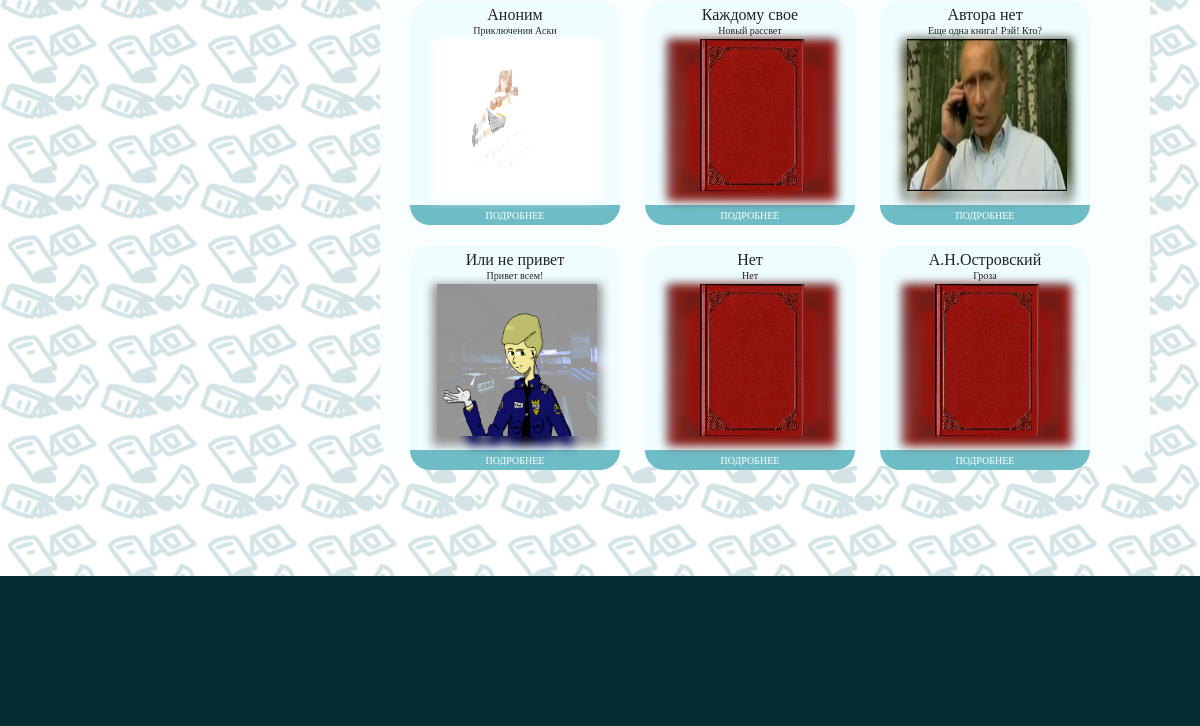
Before: /books (lower part) with the older database file.
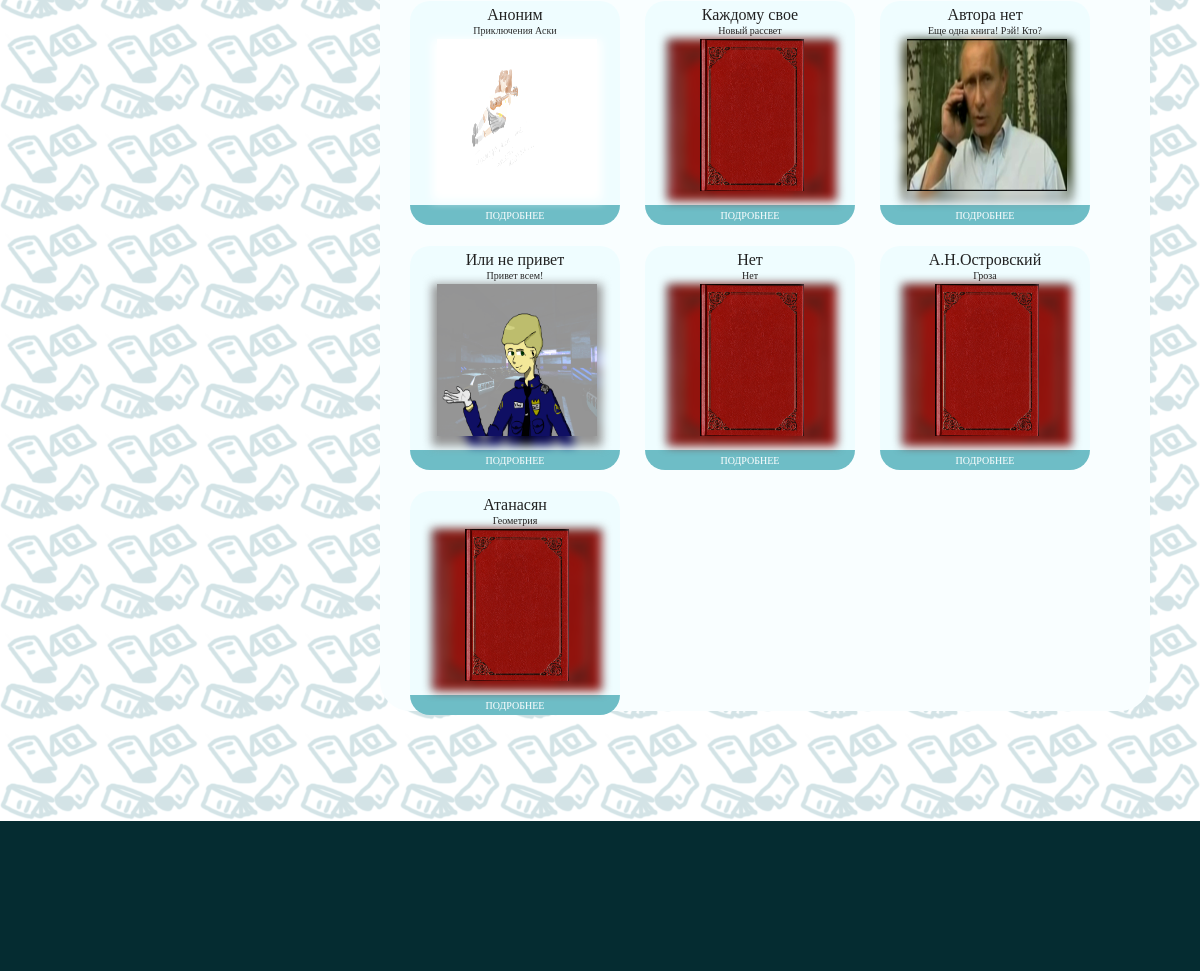
After: the same page with the newer database file.
### riddles/models.py (models this page shows)
class Book(models.Model):
	name = models.CharField(max_length=25, default="")
	author = models.CharField(max_length=15, default="")
	description = models.CharField(max_length=1000, default="")
	image_id = models.CharField(max_length=10, default="0")
	image_format = models.CharField(max_length=6, default="jpg")

### riddles/views.py (the view, shortened to what this page needs)
# urls.py: path('books', views.index, name="index"),
def index(request):
	page = request.GET.get("page", "0")
	search = request.GET.get("search", "")
	s_author = request.GET.get("search-author", "off")
	s_name = request.GET.get("search-name", "off")
	s_description = request.GET.get("search-description", "off")
	if search == "":
		all_objects = Book.objects.all()
	filters = {
		"name": toCheckbox(s_name),
		"author": toCheckbox(s_author),
		"description": toCheckbox(s_description),
		"search": search,
		"page": page
	}
	objects = all_objects[0+COUNT_OF_BOOKS_ON_PAGE*int(page):COUNT_OF_BOOKS_ON_PAGE+COUNT_OF_BOOKS_ON_PAGE*int(page)]
	books_count = len(objects)
	pages_count = len(all_objects)/COUNT_OF_BOOKS_ON_PAGE
	data = {"pages_count": pages_count, "books": objects, "books_count": books_count, "filters": filters}
	RENDER = render(request, "riddles/index.html", context=data)
	return RENDER

### riddles/views.py (called while the page is built)
def toCheckbox(checked):
	if checked == "on":
		return "checked"
	else:
		return ""

### templates/riddles/index.html (shortened to what this page needs)
<!DOCTYPE html>
{% load static %}
<html>
	<head>
		<link rel="stylesheet" type="text/css" href="{% static "riddles/style.css" %}">
	</head>
	<body>
		<div class="body">
			<div class="body-inside">
				<div class="body-left">
				</div>
				<div class="body-right">
					<div class="books">
						{% for book in books %}
							<label class="book-wrapper" for="book{{ book.id }}">
								<div class="book-wrapper-front">
									<div class="book-wrapper-up">
										<div class="book-wrapper-center">
											<div class="fast-book-info">
												<div class="book-author">{{book.author}}</div>
												<div class="book-name">{{book.name}}</div>
											</div>
											<div class="book-image-box">
												<img src="../../static/images/books/book{{book.image_id}}.{{book.image_format}}" class="book-image" alt="image">
											</div>
										</div>
									</div>
									<div class="book-wrapper-down">
										<span class="book-wrapper-down-text">Подробнее</span>
									</div>
								</div>
								<div class="book-wrapper-back">
									<div class="book-wrapper-back-up">
										<span class="book-description"> {{ book.description }} </span>
									</div>
									<div class="book-wrapper-back-down">
										<a href="book/{{ book.id }}" class="button-url"><span class="book-wrapper-back-down-text">Читать</span></a>
									</div>
								</div>
							</label>
						{% endfor %}
					</div>
				</div>
			</div>
		</div>
		<footer>
		</footer>
	</body>
</html>

### static/riddles/style.css (style rules this page uses)
html { font-size: 16px; }
body { margin: 0px; padding: 0px; font-family: Georgia; background-image: url("../images/bg.png"); }
:root { --header-color: #2d2d44; --light-blue-color: #f0faff; --button-color: #e2fcff; --button-color-hover: #f3fdff; --button-color-black: #f3fdff; --button-color-black-hover: #2d2d44; --background-color-light: #f9feff; --white-color: #ffffff; --background-color-div: #effdff; --sepiya-color: #e8c15f; }
.body { min-height: 1150px; display: flex; }
.body-inside { display: flex; margin: 0px 40px 0px 40px; width: 100%; padding: 10px; }
.body-left { min-height: inherit; min-width: 300px; max-width: 300px; }
.body-right { background-color: var(--background-color-light); border-radius: 30px; display:flex; flex-direction: column; min-height: 100vh; min-width: 210px; width: 100%; margin-left: 30px; padding-left: 30px; }
.books { display:flex; flex-wrap: wrap; flex-direction: row; min-height: 450px; min-width: 210px; width: 100%; margin-left: 50px; margin: 0px 0 0 -25px; }
.book-wrapper { width: 210px; height: 220px; margin-left: 25px; margin-top: 25px; }
.book-wrapper-front { position: absolute; width: 210px; height: 220px; background-color: var(--background-color-div); cursor: pointer; border-radius: 20px; transition: 1s; backface-visibility: hidden; }
.book-wrapper-back { position: absolute; transform:rotateY(-180deg); width: 210px; height: 220px; background-color: var(--header-color); cursor: pointer; border-radius: 20px; transition: 1s; backface-visibility: hidden; }
.book-description, .book-wrapper-back-down-text { color: white; }
.book-description { display: flex; justify-content: center; }
.button-url { text-decoration:none; }
.book-wrapper-back-up { font-size: 15px; min-height: 20px; width: inherit; display: flex; justify-content: center; align-items: center; }
.book-wrapper-back-down { height: 40px; width: inherit; display: flex; justify-content: center; align-items: center; }
.book-wrapper-back-down-text { padding: 3px; border-radius: 10px; border: 2px solid var(--light-blue-color); margin: auto; }
.book-wrapper-up { height: 200px; width: inherit; }
.book-wrapper-center { margin: 4px 20px 6px 20px; height: inherit; }
.book-wrapper-down { height: 20px; width: inherit; background-color: #6ebdc6; display: flex; font-size: 10px; color: var(--white-color); background-image: linear-gradient(to left,transparent,transparent 50%,#17adbe 50%,#17adbe); background-size: 200% 100%; transition: all .25s ease-in; background-position: 100% 0; border-radius: 0px 0px 20px 20px; }
.book-wrapper-down-text { text-transform: uppercase; margin: auto; }
.fast-book-info { height: 32px; display: flex; flex-direction: column; justify-content: flex-end; color: #222222; }
.book-name { margin: auto; font-size: 10px; }
.book-author { margin: auto; }
.book-image-box { margin: 2px; display: flex; justify-content: center; height: 162px; width: 170px; }
.book-image { filter: blur(0px); max-height: 152px; max-width: 160px; }
footer { min-height: 150px; background-color: #052c31; margin-top: 100px; }

Changed rows visible on the page:
added Book: author "Атанасян", name "Геометрия"
